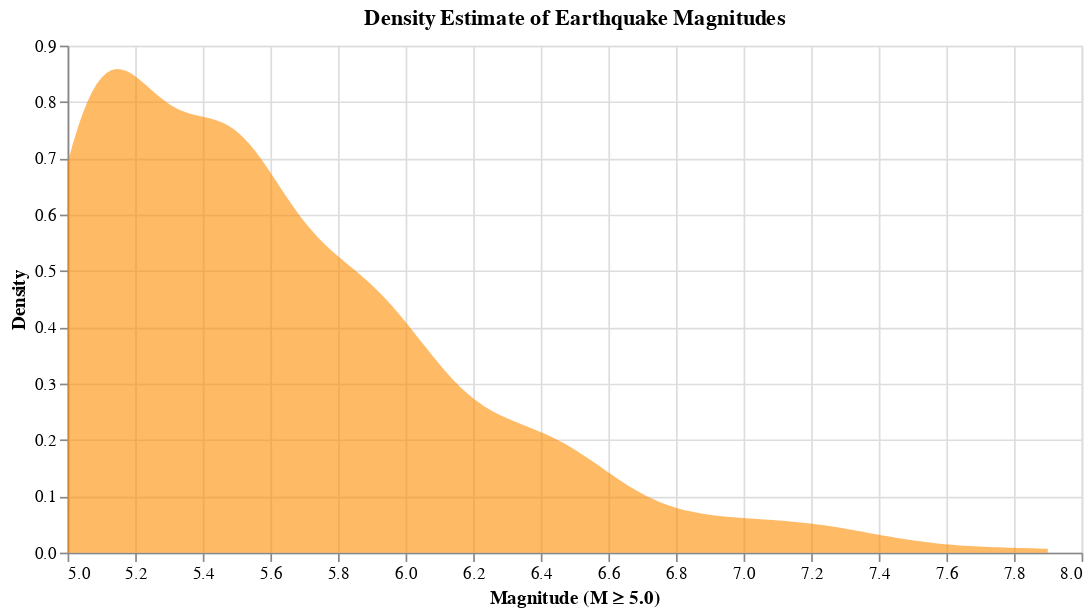

The cell this chart's notebook holds for it:
### Markdown cell above
### Visualization 2

### Code cell
alt.Chart(df).transform_density(
    "magnitude",
    as_=["magnitude", "density"],
    steps=200,
).mark_area(opacity=0.6, color="darkorange").encode(
    x=alt.X("magnitude:Q", title="Magnitude (M ≥ 5.0)"),
    y=alt.Y("density:Q", title="Density"),
).properties(
    title="Density Estimate of Earthquake Magnitudes", width=600, height=300
)

### Figure 1 — Vega-Lite specification as saved in the notebook (floating-point values rounded to 4 significant figures; data arrays with more than 128 entries replaced by an {"elided": "..."} marker saying what was removed)
{"config": {"view": {"continuousWidth": 300, "continuousHeight": 300}}, "data": {"name": "data-b2d7043f13626c48b8e3c71c00f47fa7"}, "mark": {"type": "area", "color": "darkorange", "opacity": 0.6}, "encoding": {"x": {"field": "magnitude", "title": "Magnitude (M ≥ 5.0)", "type": "quantitative"}, "y": {"field": "density", "title": "Density", "type": "quantitative"}}, "height": 300, "title": "Density Estimate of Earthquake Magnitudes", "transform": [{"density": "magnitude", "steps": 200, "as": ["magnitude", "density"]}], "width": 600, "$schema": "https://vega.github.io/schema/vega-lite/v5.20.1.json", "datasets": {"data-b2d7043f13626c48b8e3c71c00f47fa7": {"elided": "783 records"}}}
